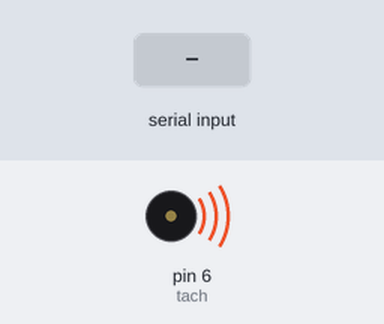
A sketch run on a simulated Arduino Uno, built with avr-gcc and run on an emulated ATmega328P. Parts: buzzer (waves = sounding). The inputs (shaded band) are chosen by the test bench. What the sketch prints to the serial monitor is not drawn.

Above: at 1.2 s.
1.3 s: "+" received over Serial
Timing chart, 0 to 4.3 s (numbered marks = the images above; inputs shaded):
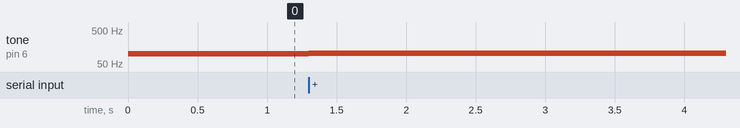

The sketch:

rpm_tester2.ino
```cpp
/*
    __  ___ ___     ____   ______ ______ __    ____     __  __ ____   _   __                                __
   /  |/  //   |   / __ \ / ____// ____// /   / __ \   / / / // __ \ / | / /    _____ ____   ____ ___      / /_   _____
  / /|_/ // /| |  / /_/ // /    / __/  / /   / / / /  / /_/ // /_/ //  |/ /    / ___// __ \ / __ `__ \    / __ \ / ___/
 / /  / // ___ | / _, _// /___ / /___ / /___/ /_/ /  / __  // ____// /|  /  _ / /__ / /_/ // / / / / /_  / /_/ // /
/_/  /_//_/  |_|/_/ |_| \____//_____//_____/\____/  /_/ /_//_/    /_/ |_/  (_)\___/ \____//_/ /_/ /_/(_)/_.___//_/


Press "+" or "-" on serial monitor to increase or decrease rpm.

See attached schematic to drive the cluster rpm


How to calculate the resistors and transistors:
http://www.w9xt.com/page_microdesign_pt12_hv_pnp_switching.html


*/


#define tach 6

int rpm = 3000;
int freq;

void setup() {
  pinMode(rpm, OUTPUT);
  digitalWrite(rpm, LOW);
  Serial.begin(9600);
}

void loop() {

  handleSerial();

  freq = rpm * 4 / 120;
  tone(tach, freq);

}


void handleSerial() {
 while (Serial.available() > 0) {
   char incomingCharacter = Serial.read();
   switch (incomingCharacter) {
     case '+':
      rpm = rpm + 100;
      if (rpm > 10000) rpm = 10000;
      break;

     case '-':
      rpm = rpm - 100;
      if (rpm < 1000) rpm = 1000;
      break;
    }
    Serial.print("RPM: ");
    Serial.println(rpm);
 }
}
```

Measured:
- after the input at 1.3 s, tone on pin 6 (tach): 100 Hz → 103 Hz at once
